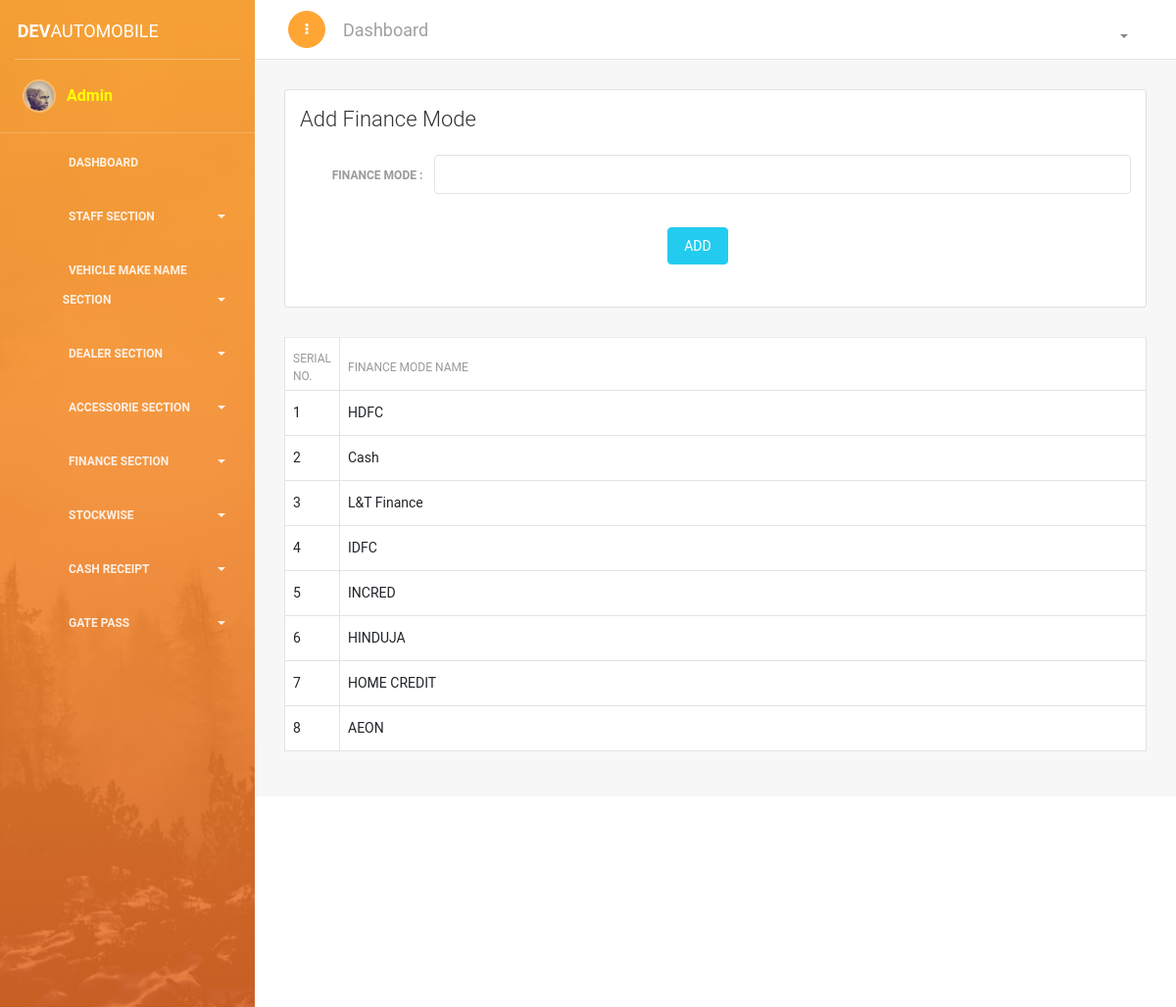
Before: /add-finance.php (signed in) with the older database file.
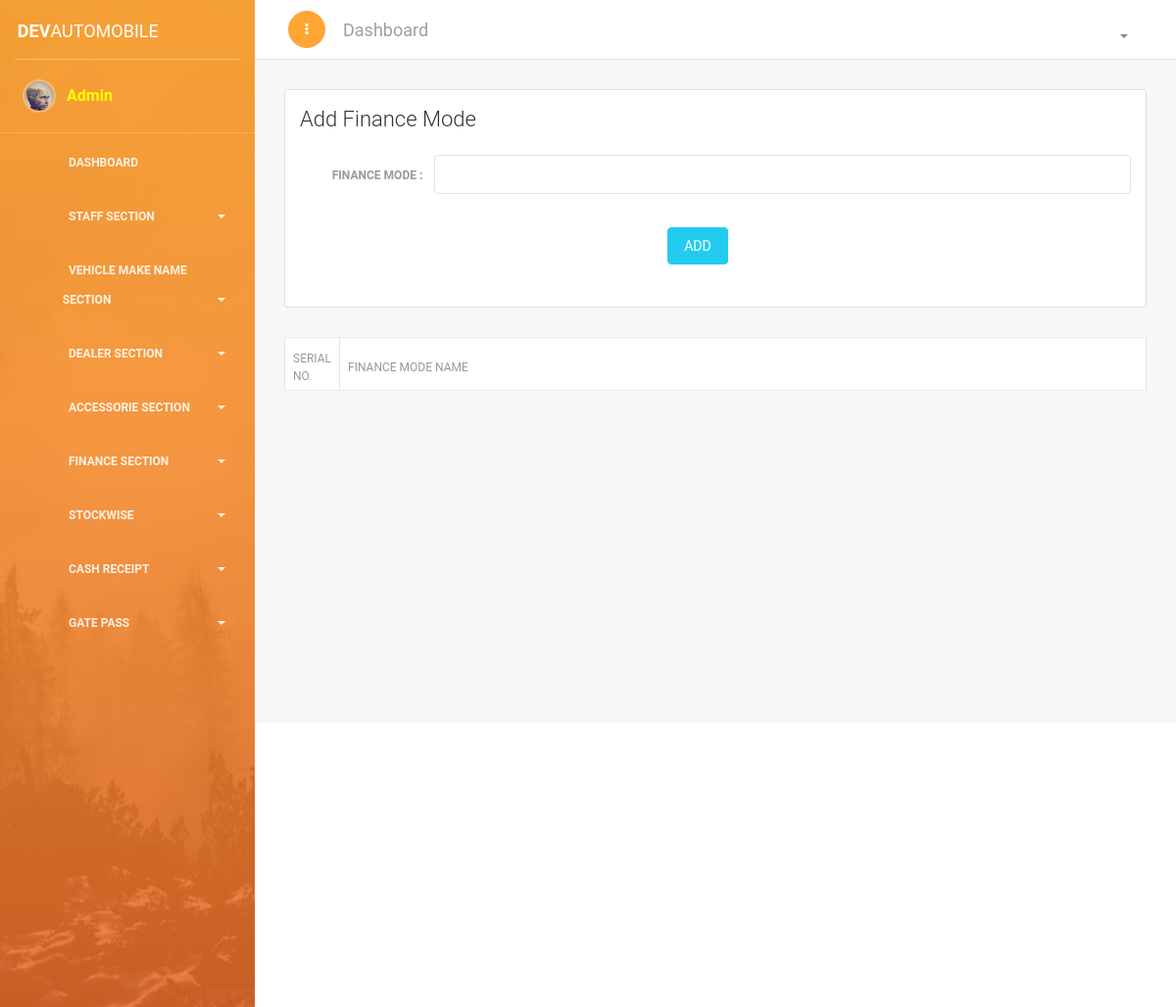
After: the same page with the newer database file.
### tables this page shows
CREATE TABLE `financemode` (
  `id` int(11) NOT NULL,
  `name` varchar(200) NOT NULL
);

### add-finance.php (the view, shortened to what this page needs)
<?php
if(!isset($_SESSION['name'])){
echo "<script> window.open('login.php', '_self')</script>";
}else{
require_once('header/header.php');
require_once('header/conn.php');
?>
<link href="https://cdn.datatables.net/1.10.18/css/dataTables.bootstrap4.min.css" rel="stylesheet">
<div class="content">
<div class="container-fluid">
<div class="row">
<div class="col-md-12">
<div class="card ">
<div class="card-header ">
<h4 class="card-title"> Add Finance Mode </h4>
</div>
<div class="card-body ">
<form method="POST" action="#" class="form-horizontal">
<div class="row">
<label class="col-sm-2 control-label"><b> Finance Mode : </b></label>
<div class="col-sm-10">
<div class="form-group has-success">
<input type="text" name="name" class="form-control" required>
</div>
</div>
</div>
<div class="row">
<div class="col-sm-2">
</div>
<div class="col-sm-10">
<div class="row">
<div class="col-md-4">
</div>
<div class="col-md-4">
<div class="form-group">
<button type="submit" name="add" class="btn btn-fill btn-info">ADD</button>
</div>
</div>
<div class="col-md-4">
</div>
</div>
</div>
</div>
</form>
</div>
</div>
</div>
<div class="container">
<table class="table table-bordered" id="dataTable" width="100%" cellspacing="0" style="background-color: white; ">
<thead>
<tr>
<th width="5%"> Serial No.</th>
<th> Finance Mode Name</th>
</tr>
</thead>
<tbody>
<?php
$s = "select * FROM financemode";
$se = mysqli_query($conn , $s);
$i=0;
while ($sel = mysqli_fetch_array($se)) {
	$i++;
?>
<tr>
<td><?php echo $i; ?></td>
<td><?php echo $sel['name']?></td>
</tr>
<?php } ?>
</tbody>
</table>
</div>
</div>
</div>
</div>
<?php
require_once('header/footer.php');
 } ?>

Changed rows visible on the page:
removed financemode: name "HDFC"
removed financemode: name "Cash"
removed financemode: name "L&T Finance"
removed financemode: name "IDFC"
removed financemode: name "INCRED"
removed financemode: name "HINDUJA"
removed financemode: name "HOME CREDIT"
removed financemode: name "AEON"
